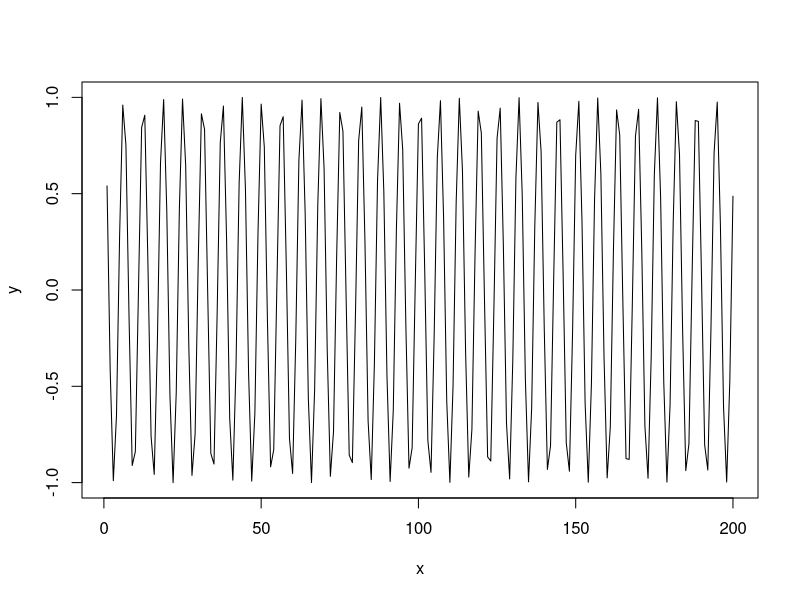
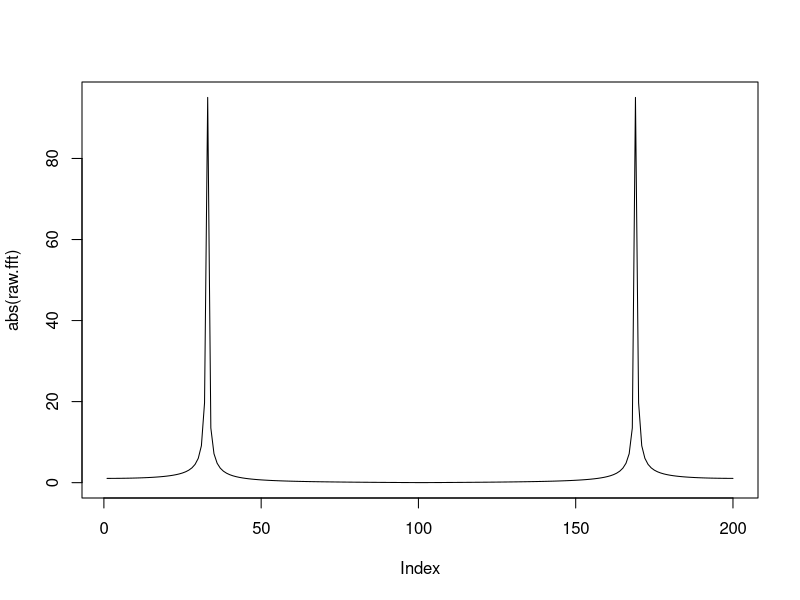
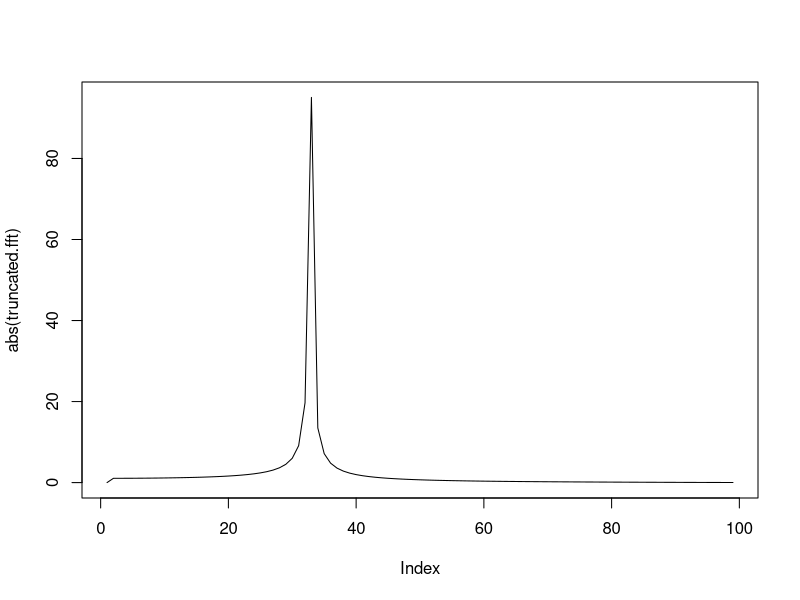

These charts were generated, in order, by the following R code:
n <- 200
x <- 1:n
a <- 1

y <- cos(a*x)
plot(x,y, type="l")

raw.fft = fft(y)
plot(abs(raw.fft),type="l")

truncated.fft = raw.fft[seq(1, length(y)/2 - 1)]
truncated.fft[1] = 0

plot(abs(truncated.fft),type="l")
which.max(abs(truncated.fft))*2*pi/length(y)